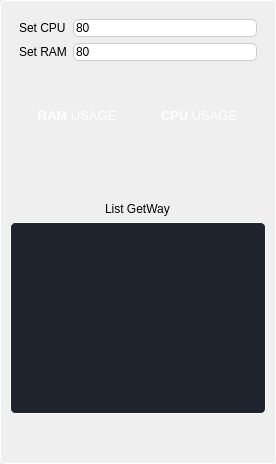
                  <widget class="QFrame" name="frame_11">
                   <property name="minimumSize">
                    <size>
                     <width>260</width>
                     <height>0</height>
                    </size>
                   </property>
                   <property name="maximumSize">
                    <size>
                     <width>16777215</width>
                     <height>16777215</height>
                    </size>
                   </property>
                   <property name="styleSheet">
                    <string notr="true">QFrame {                           border: 1px solid #ccc;
                               border-radius: 5px;
                                border-style: solid;
                                border-color: #ffffff;}</string>
                   </property>
                   <property name="frameShape">
                    <enum>QFrame::StyledPanel</enum>
                   </property>
                   <property name="frameShadow">
                    <enum>QFrame::Raised</enum>
                   </property>
                   <layout class="QGridLayout" name="gridLayout_5">
                    <property name="leftMargin">
                     <number>0</number>
                    </property>
                    <property name="topMargin">
                     <number>0</number>
                    </property>
                    <property name="rightMargin">
                     <number>0</number>
                    </property>
                    <property name="bottomMargin">
                     <number>0</number>
                    </property>
                    <property name="spacing">
                     <number>0</number>
                    </property>
                    <item row="1" column="0">
                     <widget class="QFrame" name="circularProgressBar_Main_3">
                      <property name="minimumSize">
                       <size>
                        <width>0</width>
                        <height>0</height>
                       </size>
                      </property>
                      <property name="maximumSize">
                       <size>
                        <width>16777215</width>
                        <height>16777215</height>
                       </size>
                      </property>
                      <property name="styleSheet">
                       <string notr="true">border: 0;</string>
                      </property>
                      <property name="frameShape">
                       <enum>QFrame::NoFrame</enum>
                      </property>
                      <property name="frameShadow">
                       <enum>QFrame::Raised</enum>
                      </property>
                      <layout class="QVBoxLayout" name="verticalLayout_14">
                       <item>
                        <widget class="QFrame" name="circularProgressBar_Main">
                         <property name="minimumSize">
                          <size>
                           <width>0</width>
                           <height>0</height>
                          </size>
                         </property>
                         <property name="styleSheet">
                          <string notr="true">border: 0;</string>
                         </property>
                         <property name="frameShape">
                          <enum>QFrame::NoFrame</enum>
                         </property>
                         <property name="frameShadow">
                          <enum>QFrame::Raised</enum>
                         </property>
                         <layout class="QGridLayout" name="gridLayout_3">
                          <item row="0" column="1">
                           <widget class="QLineEdit" name="txtCpu">
                            <property name="styleSheet">
                             <string notr="true">border-radius: 5px;
border: 1px solid #ccc;
qproperty-alignment: AlignCenter;
QLineEdit::setValidator( new QIntValidator(0, 100, this) );</string>
                            </property>
                            <property name="text">
                             <string>80</string>
                            </property>
                           </widget>
                          </item>
                          <item row="1" column="0">
                           <widget class="QLabel" name="label_18">
                            <property name="text">
                             <string>Set RAM</string>
                            </property>
                           </widget>
                          </item>
                          <item row="0" column="0">
                           <widget class="QLabel" name="label_17">
                            <property name="text">
                             <string>Set CPU</string>
                            </property>
                           </widget>
                          </item>
                          <item row="1" column="1">
                           <widget class="QLineEdit" name="txtRam">
                            <property name="styleSheet">
                             <string notr="true">border-radius: 5px;
border: 1px solid #ccc;
qproperty-alignment: AlignCenter;</string>
                            </property>
                            <property name="text">
                             <string>80</string>
                            </property>
                           </widget>
                          </item>
                         </layout>
                        </widget>
                       </item>
                       <item>
                        <widget class="QFrame" name="frame_13">
                         <property name="minimumSize">
                          <size>
                           <width>0</width>
                           <height>80</height>
                          </size>
                         </property>
                         <property name="frameShape">
                          <enum>QFrame::StyledPanel</enum>
                         </property>
                         <property name="frameShadow">
                          <enum>QFrame::Raised</enum>
                         </property>
                         <layout class="QGridLayout" name="gridLayout_6">
                          <item row="0" column="0">
                           <widget class="QLabel" name="labelAplicationName_4">
                            <property name="font">
                             <font>
                              <family>Helvetica Neue</family>
                              <pointsize>10</pointsize>
                             </font>
                            </property>
                            <property name="styleSheet">
                             <string notr="true">color: #FFFFFF; background-color: none;border: 0;
</string>
                            </property>
                            <property name="text">
                             <string>&lt;strong&gt;RAM&lt;/strong&gt; USAGE</string>
                            </property>
                            <property name="alignment">
                             <set>Qt::AlignCenter</set>
                            </property>
                           </widget>
                          </item>
                          <item row="0" column="1">
                           <widget class="QLabel" name="labelAplicationName">
                            <property name="font">
                             <font>
                              <family>Helvetica Neue</family>
                              <pointsize>10</pointsize>
                             </font>
                            </property>
                            <property name="styleSheet">
                             <string notr="true">color: #FFFFFF; background-color: none;border: 0;</string>
                            </property>
                            <property name="text">
                             <string>&lt;strong&gt;CPU&lt;/strong&gt; USAGE</string>
                            </property>
                            <property name="alignment">
                             <set>Qt::AlignCenter</set>
                            </property>
                           </widget>
                          </item>
                          <item row="1" column="0">
                           <layout class="QVBoxLayout" name="verticalLayout_9"/>
                          </item>
                          <item row="1" column="1">
                           <layout class="QVBoxLayout" name="verticalLayout_10"/>
                          </item>
                         </layout>
                        </widget>
                       </item>
                       <item>
                        <spacer name="verticalSpacer_9">
                         <property name="orientation">
                          <enum>Qt::Vertical</enum>
                         </property>
                         <property name="sizeHint" stdset="0">
                          <size>
                           <width>20</width>
                           <height>40</height>
                          </size>
                         </property>
                        </spacer>
                       </item>
                       <item alignment="Qt::AlignHCenter">
                        <widget class="QLabel" name="label_22">
                         <property name="maximumSize">
                          <size>
                           <width>200</width>
                           <height>16777215</height>
                          </size>
                         </property>
                         <property name="styleSheet">
                          <string notr="true">border: 0;
qproperty-alignment: AlignCenter;</string>
                         </property>
                         <property name="text">
                          <string>List GetWay</string>
                         </property>
                        </widget>
                       </item>
                       <item>
                        <widget class="QTableView" name="tableView_gateway">
                         <property name="styleSheet">
                          <string notr="true">QHeaderView::section {
	background-color: rgb(0, 0, 0);
    border: none;
    height: 32px;
}
QTableView{
background-color: rgb(31, 37, 47);
color: rgb(255, 255, 255);
            border: 1px solid white;
        }
      </string>
                         </property>
                        </widget>
                       </item>
                       <item>
                        <spacer name="verticalSpacer_2">
                         <property name="orientation">
                          <enum>Qt::Vertical</enum>
                         </property>
                         <property name="sizeHint" stdset="0">
                          <size>
                           <width>20</width>
                           <height>40</height>
                          </size>
                         </property>
                        </spacer>
                       </item>
                      </layout>
                     </widget>
                    </item>
                   </layout>
                  </widget>
